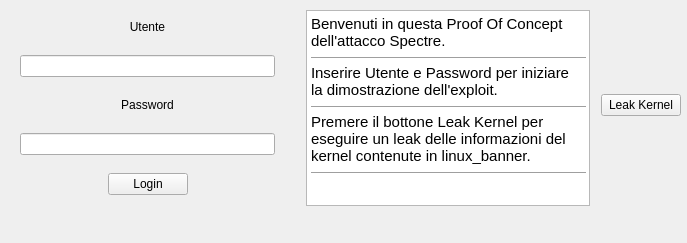
<?xml version="1.0" encoding="UTF-8"?>
<ui version="4.0">
 <class>MainWindow</class>
 <widget class="QMainWindow" name="MainWindow">
  <property name="geometry">
   <rect>
    <x>0</x>
    <y>0</y>
    <width>687</width>
    <height>243</height>
   </rect>
  </property>
  <property name="sizePolicy">
   <sizepolicy hsizetype="Preferred" vsizetype="Preferred">
    <horstretch>0</horstretch>
    <verstretch>0</verstretch>
   </sizepolicy>
  </property>
  <property name="windowTitle">
   <string>Spectre - PoC</string>
  </property>
  <widget class="QWidget" name="centralwidget">
   <property name="sizePolicy">
    <sizepolicy hsizetype="Expanding" vsizetype="Expanding">
     <horstretch>0</horstretch>
     <verstretch>0</verstretch>
    </sizepolicy>
   </property>
   <widget class="QWidget" name="horizontalLayoutWidget">
    <property name="geometry">
     <rect>
      <x>0</x>
      <y>0</y>
      <width>681</width>
      <height>211</height>
     </rect>
    </property>
    <layout class="QHBoxLayout" name="horizontalLayout">
     <property name="sizeConstraint">
      <enum>QLayout::SetDefaultConstraint</enum>
     </property>
     <item>
      <layout class="QVBoxLayout" name="verticalLayout_2">
       <property name="leftMargin">
        <number>20</number>
       </property>
       <property name="topMargin">
        <number>5</number>
       </property>
       <property name="rightMargin">
        <number>20</number>
       </property>
       <item>
        <widget class="QLabel" name="label">
         <property name="sizePolicy">
          <sizepolicy hsizetype="Fixed" vsizetype="Fixed">
           <horstretch>0</horstretch>
           <verstretch>0</verstretch>
          </sizepolicy>
         </property>
         <property name="maximumSize">
          <size>
           <width>500</width>
           <height>20</height>
          </size>
         </property>
         <property name="text">
          <string>Utente</string>
         </property>
         <property name="alignment">
          <set>Qt::AlignCenter</set>
         </property>
        </widget>
       </item>
       <item>
        <widget class="QLineEdit" name="lineEdit">
         <property name="maximumSize">
          <size>
           <width>500</width>
           <height>16777215</height>
          </size>
         </property>
        </widget>
       </item>
       <item>
        <widget class="QLabel" name="label_2">
         <property name="maximumSize">
          <size>
           <width>16777215</width>
           <height>20</height>
          </size>
         </property>
         <property name="text">
          <string>Password</string>
         </property>
         <property name="alignment">
          <set>Qt::AlignCenter</set>
         </property>
        </widget>
       </item>
       <item>
        <widget class="QLineEdit" name="password">
         <property name="echoMode">
          <enum>QLineEdit::Password</enum>
         </property>
        </widget>
       </item>
       <item>
        <layout class="QHBoxLayout" name="horizontalLayout_2">
         <item>
          <spacer name="horizontalSpacer">
           <property name="orientation">
            <enum>Qt::Horizontal</enum>
           </property>
           <property name="sizeHint" stdset="0">
            <size>
             <width>40</width>
             <height>20</height>
            </size>
           </property>
          </spacer>
         </item>
         <item>
          <widget class="QPushButton" name="Login">
           <property name="text">
            <string>Login</string>
           </property>
          </widget>
         </item>
         <item>
          <spacer name="horizontalSpacer_2">
           <property name="orientation">
            <enum>Qt::Horizontal</enum>
           </property>
           <property name="sizeHint" stdset="0">
            <size>
             <width>40</width>
             <height>20</height>
            </size>
           </property>
          </spacer>
         </item>
        </layout>
       </item>
      </layout>
     </item>
     <item>
      <layout class="QVBoxLayout" name="verticalLayout_3">
       <property name="leftMargin">
        <number>5</number>
       </property>
       <property name="topMargin">
        <number>10</number>
       </property>
       <property name="rightMargin">
        <number>5</number>
       </property>
       <property name="bottomMargin">
        <number>5</number>
       </property>
       <item>
        <widget class="QTextBrowser" name="textBrowser">
         <property name="html">
          <string>&lt;!DOCTYPE HTML PUBLIC &quot;-//W3C//DTD HTML 4.0//EN&quot; &quot;http://www.w3.org/TR/REC-html40/strict.dtd&quot;&gt;
&lt;html&gt;&lt;head&gt;&lt;meta name=&quot;qrichtext&quot; content=&quot;1&quot; /&gt;&lt;style type=&quot;text/css&quot;&gt;
p, li { white-space: pre-wrap; }
&lt;/style&gt;&lt;/head&gt;&lt;body style=&quot; font-family:'Ubuntu'; font-size:11pt; font-weight:400; font-style:normal;&quot;&gt;
&lt;p style=&quot; margin-top:0px; margin-bottom:0px; margin-left:0px; margin-right:0px; -qt-block-indent:0; text-indent:0px;&quot;&gt;&lt;span style=&quot; font-family:'Ubuntu';&quot;&gt;Benvenuti in questa Proof Of Concept dell'attacco Spectre.&lt;/span&gt;&lt;/p&gt;
&lt;hr /&gt;
&lt;p style=&quot; margin-top:0px; margin-bottom:0px; margin-left:0px; margin-right:0px; -qt-block-indent:0; text-indent:0px;&quot;&gt;&lt;span style=&quot; font-family:'Ubuntu';&quot;&gt;Inserire Utente e Password per iniziare la dimostrazione dell'exploit.&lt;/span&gt;&lt;/p&gt;
&lt;hr /&gt;
&lt;p style=&quot; margin-top:0px; margin-bottom:0px; margin-left:0px; margin-right:0px; -qt-block-indent:0; text-indent:0px;&quot;&gt;&lt;span style=&quot; font-family:'Ubuntu';&quot;&gt;Premere il bottone Leak Kernel per eseguire un leak delle informazioni del kernel contenute in linux_banner.&lt;/span&gt;&lt;/p&gt;
&lt;hr /&gt;&lt;/body&gt;&lt;/html&gt;</string>
         </property>
        </widget>
       </item>
      </layout>
     </item>
     <item>
      <widget class="QPushButton" name="leak_Kernel">
       <property name="text">
        <string>Leak Kernel</string>
       </property>
      </widget>
     </item>
    </layout>
   </widget>
  </widget>
 </widget>
 <resources/>
 <connections/>
</ui>
